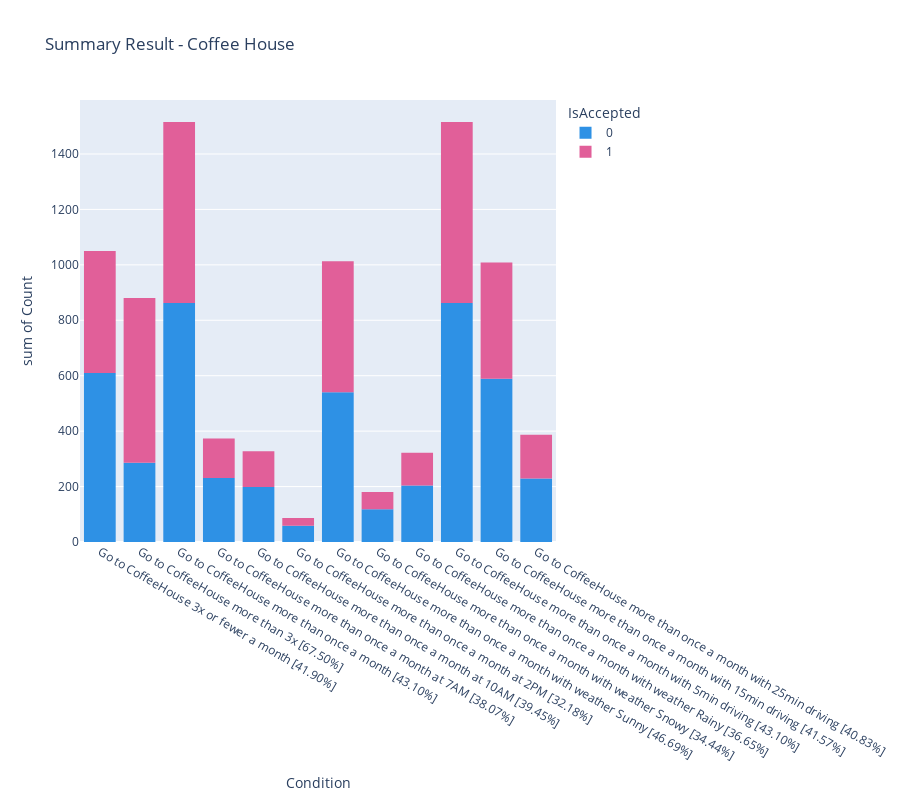

The cell this chart's notebook holds for it:
### Code cell
fig1 = px.histogram(resultData1, height=800, x="Condition", y="Count", title="Summary Result - Coffee House", 
  color_discrete_sequence = px.colors.qualitative.Dark24, color = "IsAccepted" )
fig1.update_xaxes(tickangle=30)
fig1.show()

### Figure 1 — Plotly figure (JSON) as saved in the notebook; plotly's stock layout.template omitted (floating-point values rounded to 4 significant figures)
{"data": [{"alignmentgroup": "True", "bingroup": "x", "histfunc": "sum", "hovertemplate": "IsAccepted=0<br>Condition=%{x}<br>sum of Count=%{y}<extra></extra>", "legendgroup": "0", "marker": {"color": "#2E91E5", "pattern": {"shape": ""}}, "name": "0", "offsetgroup": "0", "orientation": "v", "showlegend": true, "type": "histogram", "x": ["Go to CoffeeHouse 3x or fewer a month [41.90%]", "Go to CoffeeHouse more than 3x [67.50%]", "Go to CoffeeHouse more than once a month [43.10%]", "Go to CoffeeHouse more than once a month at 7AM [38.07%]", "Go to CoffeeHouse more than once a month at 10AM [39.45%]", "Go to CoffeeHouse more than once a month at 2PM [32.18%]", "Go to CoffeeHouse more than once a month with weather Sunny [46.69%]", "Go to CoffeeHouse more than once a month with weather Snowy [34.44%]", "Go to CoffeeHouse more than once a month with weather Rainy [36.65%]", "Go to CoffeeHouse more than once a month with 5min driving [43.10%]", "Go to CoffeeHouse more than once a month with 15min driving [41.57%]", "Go to CoffeeHouse more than once a month with 25min driving [40.83%]"], "xaxis": "x", "y": [610, 286, 862, 231, 198, 59, 540, 118, 204, 862, 589, 229], "yaxis": "y"}, {"alignmentgroup": "True", "bingroup": "x", "histfunc": "sum", "hovertemplate": "IsAccepted=1<br>Condition=%{x}<br>sum of Count=%{y}<extra></extra>", "legendgroup": "1", "marker": {"color": "#E15F99", "pattern": {"shape": ""}}, "name": "1", "offsetgroup": "1", "orientation": "v", "showlegend": true, "type": "histogram", "x": ["Go to CoffeeHouse 3x or fewer a month [41.90%]", "Go to CoffeeHouse more than 3x [67.50%]", "Go to CoffeeHouse more than once a month [43.10%]", "Go to CoffeeHouse more than once a month at 7AM [38.07%]", "Go to CoffeeHouse more than once a month at 10AM [39.45%]", "Go to CoffeeHouse more than once a month at 2PM [32.18%]", "Go to CoffeeHouse more than once a month with weather Sunny [46.69%]", "Go to CoffeeHouse more than once a month with weather Snowy [34.44%]", "Go to CoffeeHouse more than once a month with weather Rainy [36.65%]", "Go to CoffeeHouse more than once a month with 5min driving [43.10%]", "Go to CoffeeHouse more than once a month with 15min driving [41.57%]", "Go to CoffeeHouse more than once a month with 25min driving [40.83%]"], "xaxis": "x", "y": [440, 594, 653, 142, 129, 28, 473, 62, 118, 653, 419, 158], "yaxis": "y"}], "layout": {"barmode": "relative", "height": 800, "legend": {"title": {"text": "IsAccepted"}, "tracegroupgap": 0}, "title": {"text": "Summary Result - Coffee House"}, "xaxis": {"anchor": "y", "domain": [0, 1], "tickangle": 30, "title": {"text": "Condition"}}, "yaxis": {"anchor": "x", "domain": [0, 1], "title": {"text": "sum of Count"}}}}
